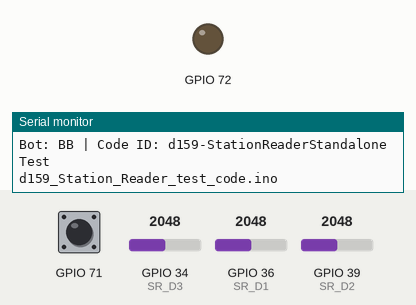
Recording of a sketch running on a simulated ESP32-S3. Parts: output pins drawn as LEDs (lit = HIGH), the last lines printed to the serial monitor. Inputs (shaded band) come from the test bench; at power-on: GPIO 71 HIGH, GPIO 34 (SR_D3) = 2048, GPIO 36 (SR_D1) = 2048, GPIO 39 (SR_D2) = 2048.

Above: at 1.2 s.
1.3 s: GPIO 71 pulled LOW for 3.2 s
At 6.0 s:
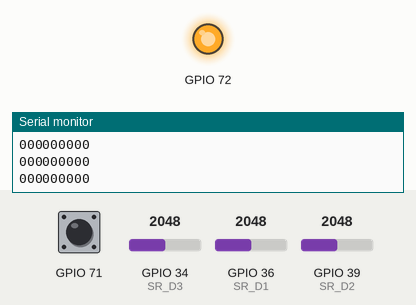
Timing chart, 0 to 7.5 s (numbered marks = the images above; inputs shaded):
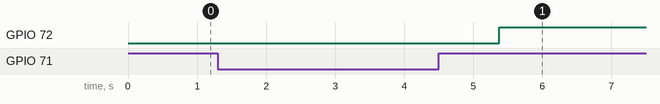

Measured:
- after the input at 1.3 s, GPIO 72: LOW → HIGH after 4.1 s

The sketch:

d159_Station_Reader_test_code.ino
```cpp
// #include <string> // library to use the string datatype in unordered map
#include <Adafruit_MCP23X17.h>

#define PANEL_LED_PIN 8
#define PANEL_LED_BUTTON 7

const String CODE_ID = "d159-StationReaderStandaloneTest";

const static int SR_D1 = 36;  // ESP32 pin attached to Photo diode 1
const static int SR_D2 = 39;  // ESP32 pin attached to Photo diode 2
const static int SR_D3 = 34;  // ESP32 pin attached to Photo diode 3

const static uint16_t PT_UPPER_THR_LIMIT = 600;  // Threshold limit for rising photo diode reading.
const static uint16_t PT_LOWER_THR_LIMIT = 400;  // Threshold limit for falling photo diode reading

Adafruit_MCP23X17 mcp;
bool _photoTransistorCurrentStateArray[3] = { 0, 0, 0 };       // Array to store current state of sensors, either 0 or 1 based on threshold during station reading
bool _photoTransistorPreviousStateArray[3] = { 0, 0, 0 };      // Array to store previous state of sensors, mainily to check if state has changed or not.

uint16_t _photoTransistorCurrentValueArray[3] = { 0, 0, 0 };   // Array to store the analog value sent by the sensor currently.
uint16_t _photoTransistorPreviousValueArray[3] = { 0, 0, 0 };  // Array to store the analog value sent by the sensor previously.

String _intermediateColumnCode = "000";                        // String to store intermediate column codes in String format, mainly to detect when bot is changing columns.
bool _readingInProcess = false;                                // Flag variable to keep track wether station reading has started and is in progress.
String _finalColumnCodeArray[3] = { "000", "000", "000" };     // Array used to store the 3 columns of the station in string format.
bool _rightStationDetected = false;                            // Flag variable to check if a station has been detected so that it can perform its next set of operations on the obtained data.
String _previousIntermediateColumnCode = "000";
String stationCode = "";      // String variable to store entire stationCode in string format
String currentStation = "X";  // String variable to store the station Id, after converting the station code read into stationId
String StationsArray[25];
int k = 0;

void setup() {
  Serial.begin(115200);
  MCPConfig();
  for (int i = 0; i < 25; ++i) {
    StationsArray[i] = "000000000";
  }
  Serial.println("Bot: BB | Code ID: " + CODE_ID);
  Serial.println(__FILE__);
}

void loop() {
  if (mcp.digitalRead(PANEL_LED_BUTTON) == LOW) { // Wait until ack button is pressed
    mcp.digitalWrite(PANEL_LED_PIN, LOW);  // Turn off LED indicating ack received
    for (int i = 0; i < 25; i++) {
      // if (StationsArray[i] != "000000000") {
      //   Serial.println(StationsArray[i]);
      // }
      Serial.println(StationsArray[i]);
    }
    delay (1000);
    mcp.digitalWrite(PANEL_LED_PIN, HIGH);
  }

  ReadStationViaPhotoDiode();  // Function to read the analog values from the 3 photo diodes and assign a digital value depending upon the analog value is greeater than threshold or not, assign 1 if value greater than threshold upper limit, 0 is value lower than lower limit

  String stationCodeMain = GetStationCodeFromDataReadByStationSensor(); // generate the full station code in string format based on the columns read.

  if (stationCodeMain != "" && stationCodeMain.length() == 9) { // If station reading is complete only then function will be run, 2 conditions must be satisfied for station reading to be complete, all 3 columns must be read, only then length of stationcode string will be 9, also stationCode must not be empty for station reading to be complete
    StationsArray[k] = stationCodeMain; // Add the station code to array
    k++;
  }
}


void ReadStationViaPhotoDiode() {
  for (int i = 0; i < 3; i++) {
    _photoTransistorPreviousStateArray[i] = _photoTransistorCurrentStateArray[i];
    switch (i) {
      case 0:
        _photoTransistorCurrentValueArray[i] = map(analogRead(SR_D1), 0, 4096, 0, 1024);
        break;
      case 1:
        _photoTransistorCurrentValueArray[i] = map(analogRead(SR_D2), 0, 4096, 0, 1024);
        break;
      case 2:
        _photoTransistorCurrentValueArray[i] = map(analogRead(SR_D3), 0, 4096, 0, 1024);
        break;
    }
    if (_photoTransistorCurrentValueArray[i] > PT_UPPER_THR_LIMIT) {
      _photoTransistorCurrentStateArray[i] = 1;
    } else if (_photoTransistorCurrentValueArray[i] < PT_LOWER_THR_LIMIT) {
      _photoTransistorCurrentStateArray[i] = 0;
    }
  }
}

String GetStationCodeFromDataReadByStationSensor() {
  String instColumnCode = String(_photoTransistorCurrentStateArray[0]) + String(_photoTransistorCurrentStateArray[1]) + String(_photoTransistorCurrentStateArray[2]);
  if (instColumnCode == "111") {
    _intermediateColumnCode = instColumnCode;
  }

  // START STATION READING
  if (!_readingInProcess && instColumnCode == "111") {
    _readingInProcess = true;
    // // Serial.println("Detection Started");
  }

  // STATION READING COMPLETED
  String stationCode;
  if (instColumnCode == "000" && _readingInProcess) {
    if (_finalColumnCodeArray[2] != "000" && _finalColumnCodeArray[1] != "000" && _finalColumnCodeArray[0] != "000") {
      stationCode = _finalColumnCodeArray[2] + _finalColumnCodeArray[1] + _finalColumnCodeArray[0];
      _rightStationDetected = true;
      _readingInProcess = false;
      // // Serial.println("Detection Completed");
    }
  }

  // OPEN ZONE TRAVEL
  if (instColumnCode == "000") {
    _readingInProcess = false;
  }

  if (_readingInProcess) {
    int currentStateSum = _photoTransistorCurrentStateArray[0] + _photoTransistorCurrentStateArray[1] + _photoTransistorCurrentStateArray[2];
    int prevStateSum = _photoTransistorPreviousStateArray[0] + _photoTransistorPreviousStateArray[1] + _photoTransistorPreviousStateArray[2];
    if (currentStateSum < prevStateSum) {
      _intermediateColumnCode = instColumnCode;
    } else if (currentStateSum == prevStateSum) {
      // Nothing
    }

    if (_previousIntermediateColumnCode != "000" && _previousIntermediateColumnCode != "111" && _intermediateColumnCode == "111" && _intermediateColumnCode != "000") {
      _finalColumnCodeArray[2] = _finalColumnCodeArray[1];
      _finalColumnCodeArray[1] = _finalColumnCodeArray[0];
      _finalColumnCodeArray[0] = _previousIntermediateColumnCode;
    }
    _previousIntermediateColumnCode = _intermediateColumnCode;
  }

  String stationCodeMain = "";
  if (_rightStationDetected) {
    _rightStationDetected = false;
    stationCodeMain = stationCode;
  }
  return stationCodeMain;
}

// Function to initialise the MUX
void MCPConfig() {
  if (!mcp.begin_I2C()) {
    Serial.println("Error.");
    while (1);
  }
}

// Setup the pin configuration
void PinConfig() {
  mcp.pinMode(PANEL_LED_PIN, OUTPUT);
  mcp.pinMode(PANEL_LED_BUTTON, INPUT_PULLUP);
}
```
